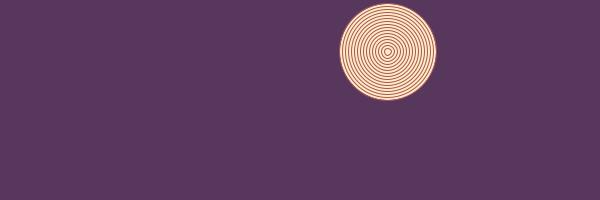
Frame 1 (no input)
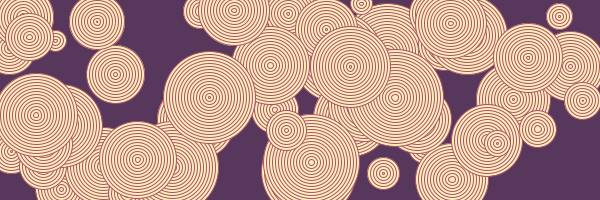
Frame 60 (the mouse pressed at the canvas centre just before this capture)
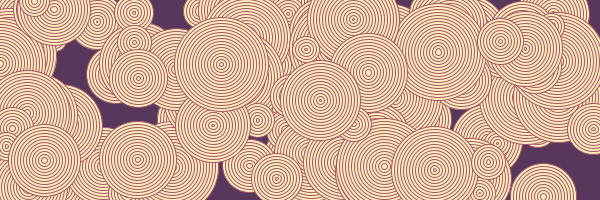
Frame 120 (the mouse held since frame 60 and released just before this capture)

The Processing sketch that drew these frames (run headless with seeded random() and noise(); from frame 60 on, the mouse is pressed at the canvas centre):

// Processing sketch: processing_151733
// ── processing_151733.pde

void setup ()
{
  size (600, 200);
  smooth();
  background (#57385c);
  frameRate (5);
}

void draw ()
{

  float x = random (width);
  float y = random (height);
  float d = random (20, 100);
  recursiveEllipse (x, y, d);
}


void recursiveEllipse (float x, float y, float d)
{
  fill (#ffedbc);
  stroke (#A75265);
  strokeWeight (1);

  ellipse ( x, y, d, d);

  d = d -6;

  if (d > 1)
  {
    recursiveEllipse (x, y, d);
  }
}

void mousePressed ()
{
  background (#57385c);
}
